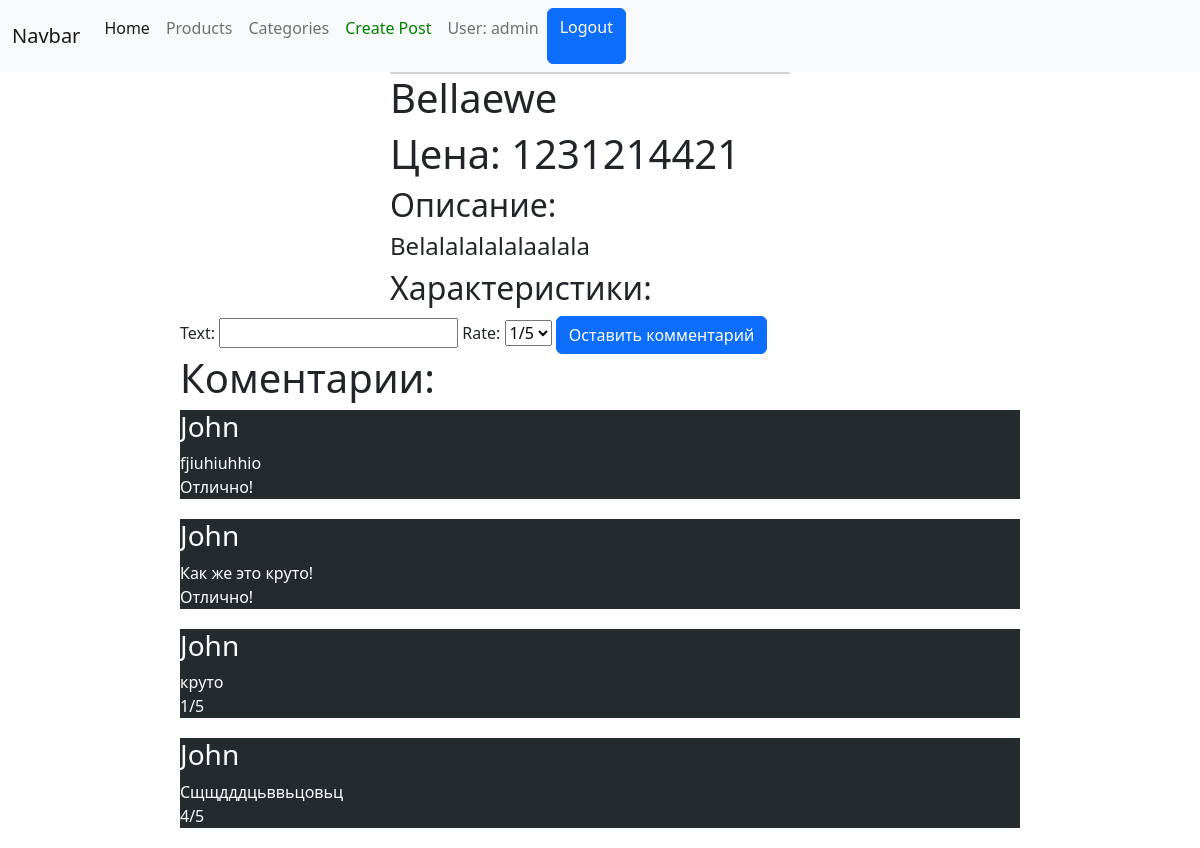
Page /products/10/ (signed in) on the committed database.
### products/models.py (models this page shows, shortened)
class Product(models.Model):
    author = models.ForeignKey(User, on_delete=models.CASCADE, null=True)
    image = models.ImageField()
    title = models.CharField(max_length=180)
    price = models.IntegerField(default=1)
    colour = models.CharField(max_length=20)
    characteristics = models.TextField()
    description = models.TextField()
    categories = models.ManyToManyField(Category)

class Review(models.Model):
    author = models.ForeignKey(User, on_delete=models.CASCADE, null=False)
    text = models.TextField()
    product = models.ForeignKey(Product, on_delete=models.CASCADE)
    rating = (
        ('1/5', '1/5'),
        ('2/5', '2/5'),
        ('3/5', '3/5'),
        ('4/5', '4/5'),
        ('5/5', '5/5')
    )
    rate = models.CharField(default=5, choices=rating, max_length=10)

### products/views.py (the view, shortened to what this page needs)
# urls.py: path('products/<int:id>/', detail_product_view),
def detail_product_view(request, id):
    if request.method == 'GET':
        product = Product.objects.get(id=id)
        reviews = Review.objects.filter(product_id=id)
        data = {
            'product': product,
            'categories': product.categories.all(),
            'reviews': reviews,
            'form': ReviewCreateForm,
            'user': get_user_from_request(request)
        }
        return render(request, 'products/detail.html', context=data)

### users/utils.py (called while the page is built)
def get_user_from_request(request):
    return request.user if not request.user.is_anonymous else None

### templates/products/detail.html (shortened to what this page needs)
{% extends 'layouts/main.html' %}
{% block content %}
    <div class="product">
        <div class="info">
             <div class="card" style="width: 25rem;">
             </div>
            <div style="display: flex; justify-content: space-between">
                <h1>{{ product.title }}</h1>
            </div>
            <h1>Цена: {{ product.price }}</h1>
            <h2>Описание:</h2>
            <h4>{{ product.description }}</h4>
            <h2>Характеристики:</h2>
        </div>
        <div class="create_review">
            <form action="/products/{{ product.id }}/" method="post">
                {{ form }}
                <input type="submit" class="btn btn-primary" value="Оставить комментарий">
            </form>
        </div>
    </div>
    <div class="reviews">
        <h1>Коментарии:</h1>
        {% for review in reviews %}
            <div class="review">
                <h3> {{ review.author.username }}</h3>
                <p class="text">{{ review.text }}<br>{{ review.rate }}</p>
            </div>
        {% endfor %}
    </div>
{% endblock %}

### templates/layouts/main.html (shortened to what this page needs)
<!doctype html>
<html lang="en">
<head>
    <link rel="stylesheet" href="https://cdn.jsdelivr.net/npm/bootstrap@5.2.2/dist/css/bootstrap.min.css"
>
</head>
<body>
<div class="header">
    <nav class="navbar navbar-expand-lg navbar-light bg-light">
        <div class="container-fluid">
            <a class="navbar-brand" href="#">Navbar</a>
            <div class="collapse navbar-collapse" id="navbarNavAltMarkup">
                <div class="navbar-nav">
                    <a class="nav-link active" aria-current="page" href="/">Home</a>
                    <a class="nav-link" href="/products">Products</a>
                    <a class="nav-link" href="/categories">Categories</a>
                    {% if user %}
                        <a href="/products/create" class="nav-link" style="color: green">
                        Create Post
                        </a>
                        <p class="nav-link">User: {{ user.username }}</p>
                        <a href="/users/logout/" class="btn btn-primary">Logout</a>
                    {% else %}
                        <a href="/users/login/" class="nav-link">Login</a>
                        <a href="/users/register/" class="nav-link">Register</a>
                    {% endif %}
                </div>
            </div>
        </div>
    </nav>
</div>
{% block content %}
{% endblock %}
</body>
</html>

### templates/products/detail.html (style rules this page uses)
.product { width: 70%; margin-left: 15%; }
.reviews { width: 70%; margin-left: 15%; }
.review { background: #242b2e; color: #fff; margin-bottom: 20px; }
.info { margin-left: 25%; }

### rows in the picture
Product: title "Bellaewe", price "1231214421", description "Belalalalalalaalala"
Review: author.username "John", text "fjiuhiuhhio", rate "Отлично!"
Review: author.username "John", text "Как же это круто!", rate "Отлично!"
Review: author.username "John", text "круто", rate "1/5"
Review: author.username "John", text "Сщщдддцьввьцовьц", rate "4/5"

### other values in the picture
{{ user.username }} "admin"
